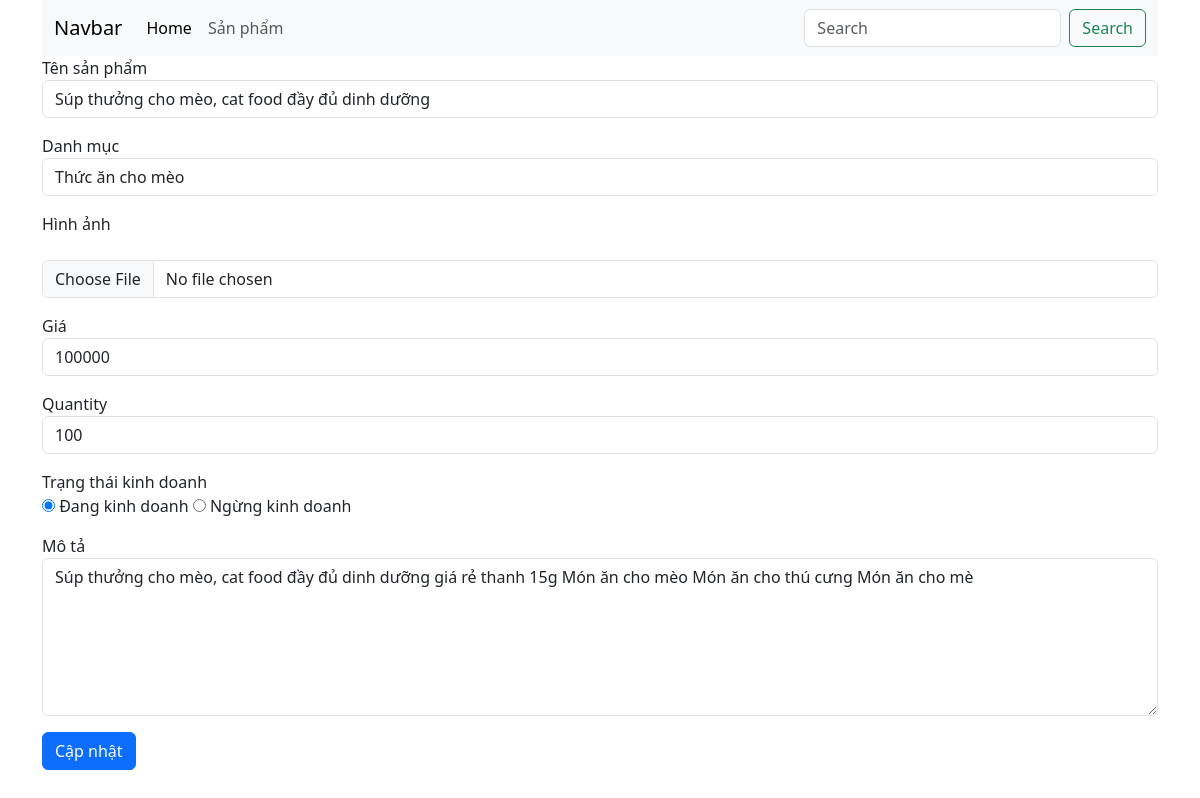
Page /admin/?ctl=editsp&id=1 on the committed database.
### tables this page shows
CREATE TABLE `products` (
  `id` int NOT NULL,
  `name` varchar(255) NOT NULL,
  `image` varchar(255) NOT NULL,
  `price` bigint NOT NULL,
  `quantity` int NOT NULL,
  `description` text NOT NULL,
  `status` tinyint(1) NOT NULL DEFAULT '1',
  `category_id` int NOT NULL
);

CREATE TABLE `categories` (
  `id` int NOT NULL,
  `cate_name` varchar(255) NOT NULL,
  `type` tinyint(1) NOT NULL,
  `soft_delete` tinyint(1) NOT NULL DEFAULT '0'
);

### common/function.php (called while the page is built, shortened)
<?php
function view($path_view, $data = [])
{
    extract($data);
    $path_view = str_replace(".", "/", $path_view);
    include_once ROOT_DIR . "views/$path_view.php";
}

### controllers/admin/AdminProductController.php (called while the page is built, shortened)
<?php
class AdminProductController
{
    public function edit()
    {
        $id = $_GET['id'];
        $product = (new Product)->find($id);
        $categories = (new Category)->all();
        return view(
            'admin.products.edit',
            compact('product', 'categories')
        );
    }
}

### admin/index.php (called while the page is built, shortened)
<?php
require_once __DIR__ . "/../common/function.php";
require_once __DIR__ . "/../models/BaseModel.php";
require_once __DIR__ . "/../models/Category.php";
require_once __DIR__ . "/../models/Product.php";
require_once __DIR__ . "/../controllers/admin/AdminProductController.php";
$ctl = $_GET['ctl'] ?? "";
match ($ctl) {
    '' => view("admin.dashboard"),
    'listsp' => (new AdminProductController)->index(),
    'addsp' => (new AdminProductController)->create(),
    'storesp' => (new AdminProductController)->store(),
    'editsp' => (new AdminProductController)->edit(),
    'updatesp' => (new AdminProductController)->update(),
    default => view('errors.404'),
};

### models/BaseModel.php (called while the page is built, shortened)
<?php
class BaseModel
{
    public function __construct()
    {
        try {
            $this->conn = new PDO("mysql:host=localhost; dbname=da1wd19301; charset=utf8; port=3306", "root", "");
        } catch (PDOException $e) {
            echo "Lỗi kết nối CSDL: " . $e->getMessage();
        }
    }
}

### models/Product.php (called while the page is built, shortened)
<?php
class Product extends BaseModel
{
    public function find($id)
    {
        $sql = "SELECT * FROM products WHERE id=:id";
        $stmt = $this->conn->prepare($sql);
        $stmt->execute(['id' => $id]);
        return $stmt->fetch(PDO::FETCH_ASSOC);
    }
}

### models/Category.php (called while the page is built, shortened)
<?php
class Category extends BaseModel
{
    public function all()
    {
        $sql = "SELECT * FROM categories WHERE soft_delete=0";
        $stmt = $this->conn->prepare($sql);
        $stmt->execute();
        return $stmt->fetchAll(PDO::FETCH_ASSOC);
    }
}

### views/admin/products/edit.php (the view, shortened to what this page needs)
<?php include_once ROOT_DIR . "views/admin/header.php" ?>
<div>
    <form action="<?= ADMIN_URL . '?ctl=updatesp' ?>" method="post" enctype="multipart/form-data">
        <div class="mb-3">
            <label for="">Tên sản phẩm</label>
            <input type="text" name="name" value="<?= $product['name'] ?>" class="form-control">
        </div>
        <div class="mb-3">
            <label for="">Danh mục</label>
            <select name="category_id" id="" class="form-control">
                <?php foreach ($categories as $cate) : ?>
                    <option value="<?= $cate['id'] ?>"
                        <?= $product['category_id'] == $cate['id'] ? 'selected' : '' ?>>
                        <?= $cate['cate_name'] ?>
                    </option>
                <?php endforeach ?>
            </select>
        </div>
        <div class="mb-3">
            <label for="">Hình ảnh</label> <br>
            <input type="file" name="image" id="" class="form-control">
        </div>
        <div class="mb-3">
            <label for="">Giá</label>
            <input type="number" name="price" value="<?= $product['price'] ?>" class="form-control">
        </div>
        <div class="mb-3">
            <label for="">Quantity</label>
            <input type="number" name="quantity" value="<?= $product['quantity'] ?>" class="form-control">
        </div>
        <div class="mb-3">
            <label for="">Trạng thái kinh doanh</label> <br>
            <input type="radio" name="status" value="1" <?= $product['status'] ? 'checked' : '' ?> id=""> Đang kinh doanh
            <input type="radio" name="status" value="0" <?= $product['status'] == 0 ? 'checked' : '' ?>> Ngừng kinh doanh
        </div>
        <div class="mb-3">
            <label for="">Mô tả</label>
            <textarea name="description" rows="6" id="" class="form-control"><?= $product['description'] ?></textarea>
        </div>
        <div class="mb-3">
            <button type="submit" class="btn btn-primary">Cập nhật</button>
        </div>
    </form>
</div>
<?php include_once ROOT_DIR . "views/admin/footer.php" ?>

### rows in the picture
products: name "Súp thưởng cho mèo, cat food đầy đủ dinh dưỡng", category_id "Thức ăn cho mèo", price "100000", quantity "100", status "☑", description "Súp thưởng cho mèo, cat food đầy đủ dinh dưỡng giá rẻ thanh 15g Món ăn cho mèo Món ăn cho thú cưng Món ăn cho mè"
